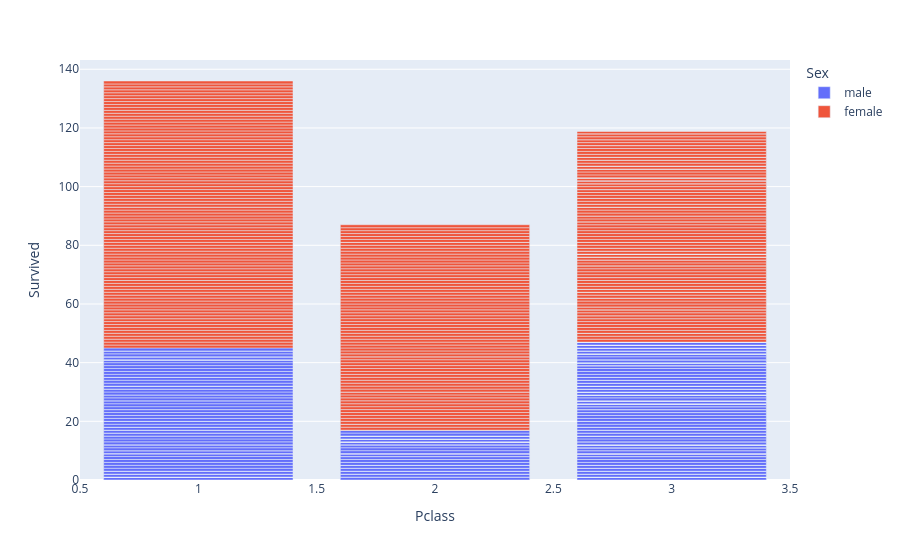

Here is the notebook cell this chart was saved with:
### Code cell


### Figure 1 — Plotly figure (JSON) as saved in the notebook; plotly's stock layout.template omitted (floating-point values rounded to 4 significant figures; data arrays with more than 128 entries replaced by an {"elided": "..."} marker saying what was removed)
{"data": [{"hovertemplate": "Sex=male<br>Pclass=%{x}<br>Survived=%{y}<extra></extra>", "legendgroup": "male", "marker": {"color": "#636efa", "pattern": {"shape": ""}}, "name": "male", "orientation": "v", "showlegend": true, "textposition": "auto", "x": {"elided": "577 int values"}, "xaxis": "x", "y": {"elided": "577 int values"}, "yaxis": "y", "type": "bar"}, {"hovertemplate": "Sex=female<br>Pclass=%{x}<br>Survived=%{y}<extra></extra>", "legendgroup": "female", "marker": {"color": "#EF553B", "pattern": {"shape": ""}}, "name": "female", "orientation": "v", "showlegend": true, "textposition": "auto", "x": {"elided": "314 int values"}, "xaxis": "x", "y": {"elided": "314 int values"}, "yaxis": "y", "type": "bar"}], "layout": {"xaxis": {"anchor": "y", "domain": [0.0, 1.0], "title": {"text": "Pclass"}}, "yaxis": {"anchor": "x", "domain": [0.0, 1.0], "title": {"text": "Survived"}}, "legend": {"title": {"text": "Sex"}, "tracegroupgap": 0}, "margin": {"t": 60}, "barmode": "relative"}}
